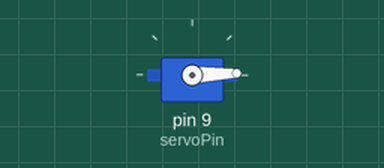
Bench run of a sketch on a simulated Arduino Uno, built with avr-gcc and run on an emulated ATmega328P. Parts: servo.

Above: at 0.05 s.
At 2.65 s:
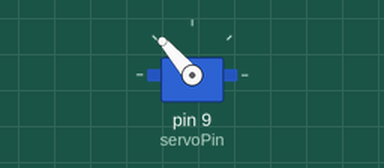
At 5.3 s:
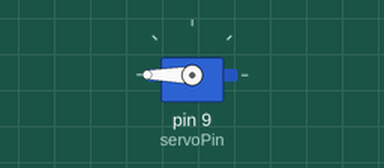
At 10.55 s:
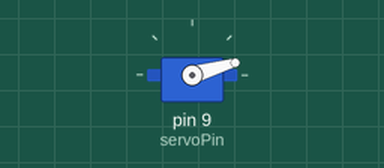
Timing chart, 0 to 14.1 s (numbered marks = the images above):
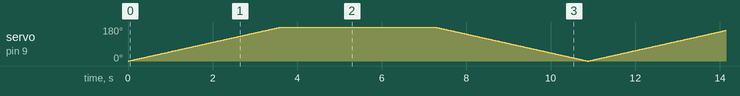

The sketch:

IndividualServo.ino
```cpp
#include <Servo.h>

Servo myServo;           // Create servo object
int servoPin = 9;        // Servo signal pin, apparently this is the digital pin to control the servo's signal line,
                         // pin 9 supports pulse width modulation signals

void setup() {
  Serial.begin(9600); //initializes the communication in bps, print messages to serial monitor, sensor readings
  myServo.attach(servoPin); //links to pin 9 on the arduino
}

void loop() {
  //Full sweep from 0° up to 180°
  for(int angle = 0; angle <= 270; angle++) {
    myServo.write(angle); //write angle to the servo motor
    delay(20);  // Small delay in ms between angle updates for a smooth sweep
  }

  //Full sweep from 180° down to 0°
  for(int angle = 270; angle >= 0; angle--) {
    myServo.write(angle);
    delay(20);
  }

}
```
